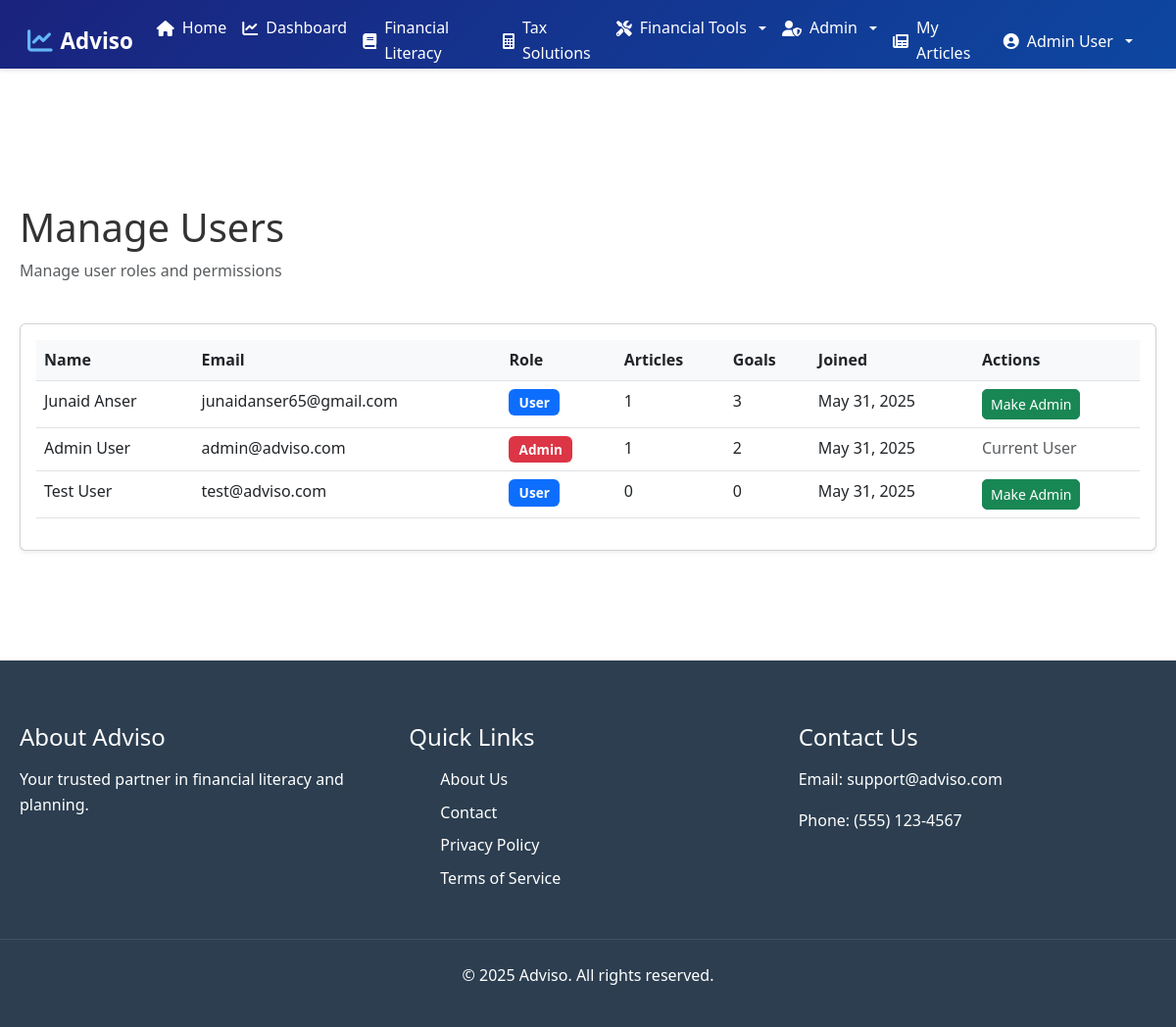
The page /manage-users.php (signed in) on the database its author committed.
### tables this page shows
CREATE TABLE `users` (
  `id` int(11) NOT NULL,
  `name` varchar(100) NOT NULL,
  `email` varchar(255) NOT NULL,
  `password` varchar(255) NOT NULL,
  `role` enum('user','admin') DEFAULT 'user',
  `created_at` timestamp NOT NULL DEFAULT current_timestamp(),
  `updated_at` timestamp NOT NULL DEFAULT current_timestamp() ON UPDATE current_timestamp()
);

### manage-users.php (the view, shortened to what this page needs)
<?php
require_once 'includes/config.php';
include 'includes/header.php';
$users_stmt = $conn->prepare("
    SELECT u.*,
           COUNT(DISTINCT a.id) as article_count,
           COUNT(DISTINCT g.id) as goal_count
    FROM users u
    LEFT JOIN articles a ON u.id = a.author_id
    LEFT JOIN financial_goals g ON u.id = g.user_id
    GROUP BY u.id
    ORDER BY u.created_at DESC
");
$users_stmt->execute();
$users_result = $users_stmt->get_result();
?>
<div class="container py-5">
    <div class="row mb-4">
        <div class="col">
            <h1>Manage Users</h1>
            <p class="text-muted">Manage user roles and permissions</p>
        </div>
    </div>
    <div class="row">
        <div class="col">
            <div class="card shadow-sm">
                <div class="card-body">
                    <div class="table-responsive">
                        <table class="table table-hover">
                            <thead>
                                <tr>
                                    <th>Name</th>
                                    <th>Email</th>
                                    <th>Role</th>
                                    <th>Articles</th>
                                    <th>Goals</th>
                                    <th>Joined</th>
                                    <th>Actions</th>
                                </tr>
                            </thead>
                            <tbody>
                                <?php while ($user = $users_result->fetch_assoc()): ?>
                                    <tr>
                                        <td><?php echo htmlspecialchars($user['name']); ?></td>
                                        <td><?php echo htmlspecialchars($user['email']); ?></td>
                                        <td>
                                            <span class="badge bg-<?php echo $user['role'] === 'admin' ? 'danger' : 'primary'; ?>">
                                                <?php echo ucfirst($user['role']); ?>
                                            </span>
                                        </td>
                                        <td><?php echo $user['article_count']; ?></td>
                                        <td><?php echo $user['goal_count']; ?></td>
                                        <td><?php echo date('M d, Y', strtotime($user['created_at'])); ?></td>
                                        <td>
                                            <?php if ($user['id'] !== $_SESSION['user_id']): ?>
                                                <?php if ($user['role'] === 'admin'): ?>
                                                    <form method="POST" class="d-inline" onsubmit="return confirm('Are you sure you want to remove admin privileges from this user?');">
                                                        <input type="hidden" name="user_id" value="<?php echo $user['id']; ?>">
                                                        <input type="hidden" name="action" value="remove_admin">
                                                        <button type="submit" class="btn btn-warning btn-sm">
                                                            Remove Admin
                                                        </button>
                                                    </form>
                                                <?php else: ?>
                                                    <form method="POST" class="d-inline" onsubmit="return confirm('Are you sure you want to make this user an admin?');">
                                                        <button type="submit" class="btn btn-success btn-sm">
                                                            Make Admin
                                                        </button>
                                                    </form>
                                                <?php endif; ?>
                                            <?php else: ?>
                                                <span class="text-muted">Current User</span>
                                            <?php endif; ?>
                                        </td>
                                    </tr>
                                <?php endwhile; ?>
                            </tbody>
                        </table>
                    </div>
                </div>
            </div>
        </div>
    </div>
</div>
<?php include 'includes/footer.php'; ?>

### assets/css/style.css (style rules this page uses)
* { margin: 0; padding: 0; box-sizing: border-box; }
body { font-family: 'Segoe UI', Tahoma, Geneva, Verdana, sans-serif; line-height: 1.6; color: #333; padding-top: 90px; min-height: 100vh; }
.container { max-width: 1200px; margin: 0 auto; padding: 30px 20px; }
.btn { display: inline-block; padding: 0.8rem 1.5rem; border-radius: 5px; text-decoration: none; font-weight: 500; transition: all 0.3s ease; }

### includes/header.php (style rules this page uses)
body { margin-top: 70px; }

### manage-users.php (style rules this page uses)
.table th { background-color: #f8f9fa; }
.badge { font-size: 0.85em; padding: 0.5em 0.75em; }
.btn-sm { padding: 0.25rem 0.5rem; font-size: 0.875rem; }

### rows shown on the page
users: name "Junaid Anser", email "junaidanser65@gmail.com", role "User", article_count "1", goal_count "3", created_at "May 31, 2025"
users: name "Admin User", email "admin@adviso.com", role "Admin", article_count "1", goal_count "2", created_at "May 31, 2025", shows "Current User"
users: name "Test User", email "test@adviso.com", role "User", article_count "0", goal_count "0", created_at "May 31, 2025"

### other values the page prints
$_SESSION['name'] "Admin User"
